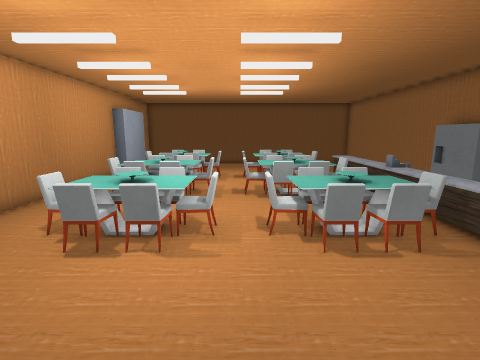
[1] (above)

16 first-person views from a walk through a level from a Godot 3-D game. The camera is 1.5 m above the floor, tilts 10° down and sees 85° across. The floor is counted in squares, 0.5 m on a side. Each view is taken from the middle of a square. On the plan, view 1 faces up. The plan holds only what a view shows up to about 19 squares ahead; the rest is blank. Some surface patterns are stand-ins.

[2]
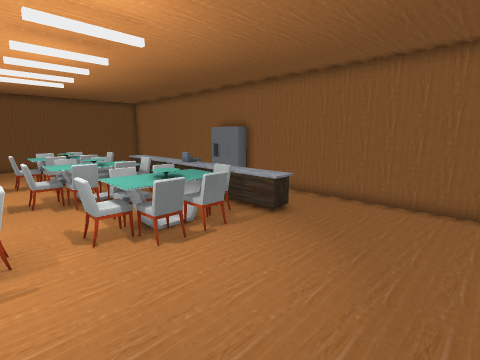

[3]
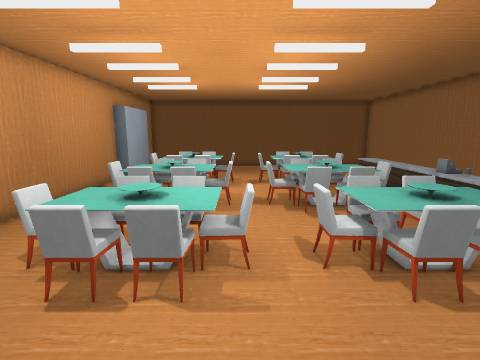

[4]
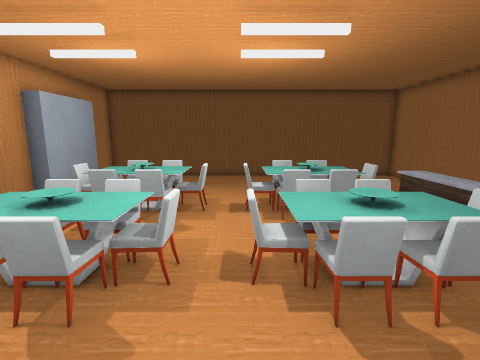

[5]
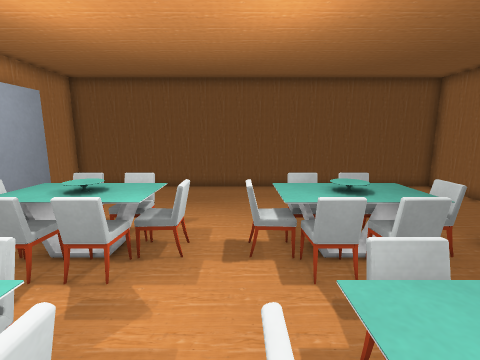

[6]
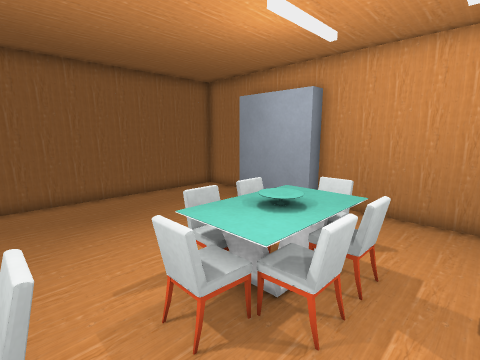

[7]
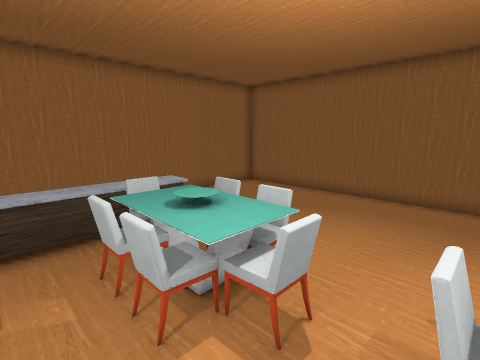

[8]
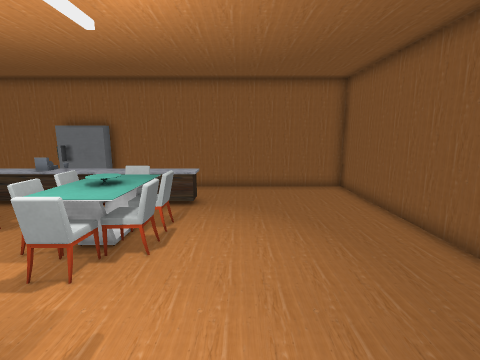

[9]
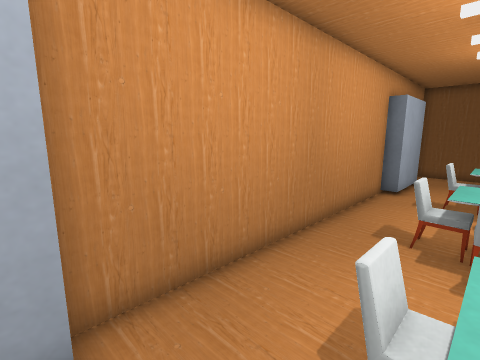

[10]
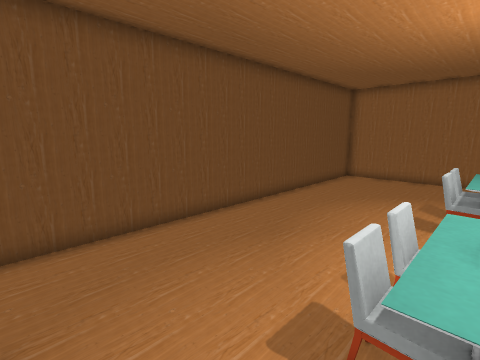

[11]
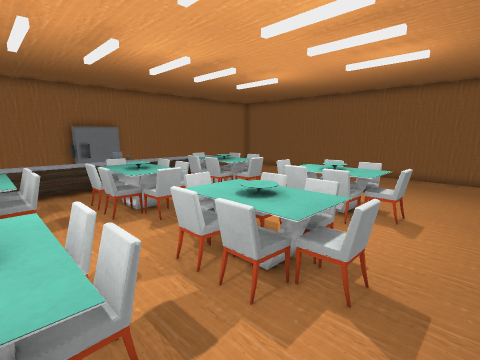

[12]
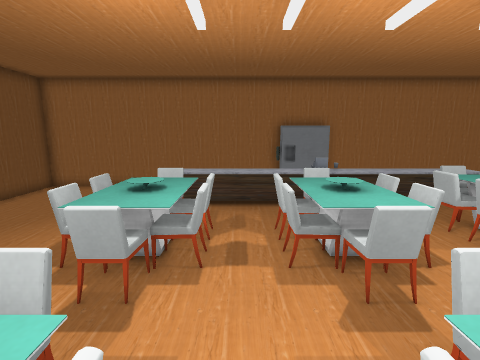

[13]
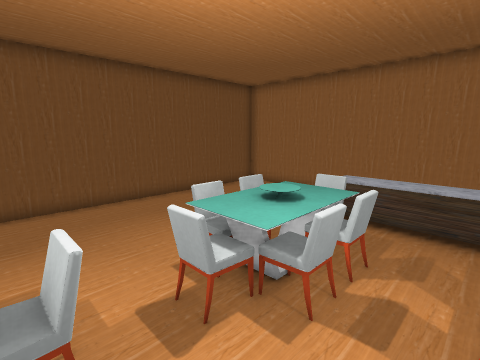

[14]
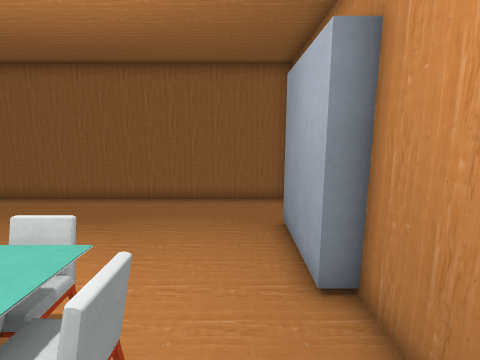

[15]
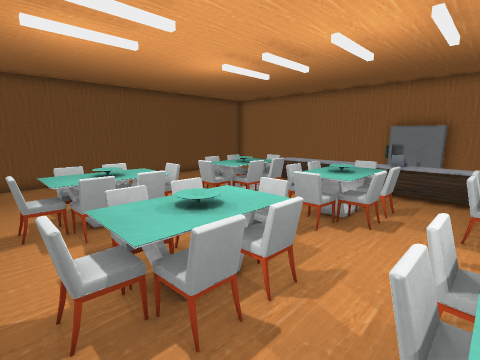

[16]
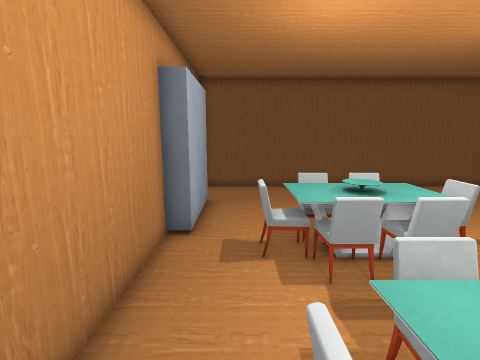

### Floor plan
Key: @ floor where view 1 was taken; # wall or solid block; . floor; = window, fence, low wall or low ledge; ^ raised ledge; C chair; T table.
Columns run from 9 left of view 1 to 11 right of it. Each row starts with its distance up from view 1.
 27 #####################
 26 #...................#
 25 #...................#
 24 #...................#
 23 ##..................#
 22 ##..................#
 21 ##..................#
 20 ##..=TC...T=CC.... .#
 19 #..CTTTCCCTTTTC.^^  #
 18 #..CTTTCCCTTTTC.^^  #
 17 #..TCC=T..TC==..^^  #
 16 #...............^^  #
 15 #...==C...==CC..^^  #
 14 #..CTTTCCCTTTTC.^^ ##
 13 #..CT=TCCCTT=TC.^^ ##
 12 #..TCC=T..TC==..^^ ##
 11 #....  .....  ..^^ ##
 10 #.....CC.....C..^^  #
  9 #...TTCC...TTCC.^^  #
  8 #..CTT=TC.CTTTTC^^  #
  7 #...TCTT...TTTT.^^..#
  6 #....C==...CC==.^^..#
  5 ##..................#
  4 ##..................#
  3 ##..................#
  2 ##..................#
  1 #...................#
  0 #........@..........#
 -1 #...................#
 -2 #####################

Where each view was taken, in squares from view 1:
view 1: 0 up, 0 right, facing up
view 2: 0 up, 1 left, facing up-right
view 3: 2 up, 1 left, facing up
view 4: 8 up, 0 right, facing up
view 5: 12 up, 0 right, facing up
view 6: 11 up, 1 right, facing down-left
view 7: 11 up, 1 left, facing down-right
view 8: 4 up, 4 left, facing right
view 9: 5 up, 5 left, facing up-left
view 10: 19 up, 8 left, facing up-right
view 11: 18 up, 8 left, facing down-right
view 12: 16 up, 4 left, facing right
view 13: 15 up, 2 left, facing up-right
view 14: 10 up, 7 left, facing down
view 15: 9 up, 7 left, facing up-right
view 16: 12 up, 7 left, facing up
